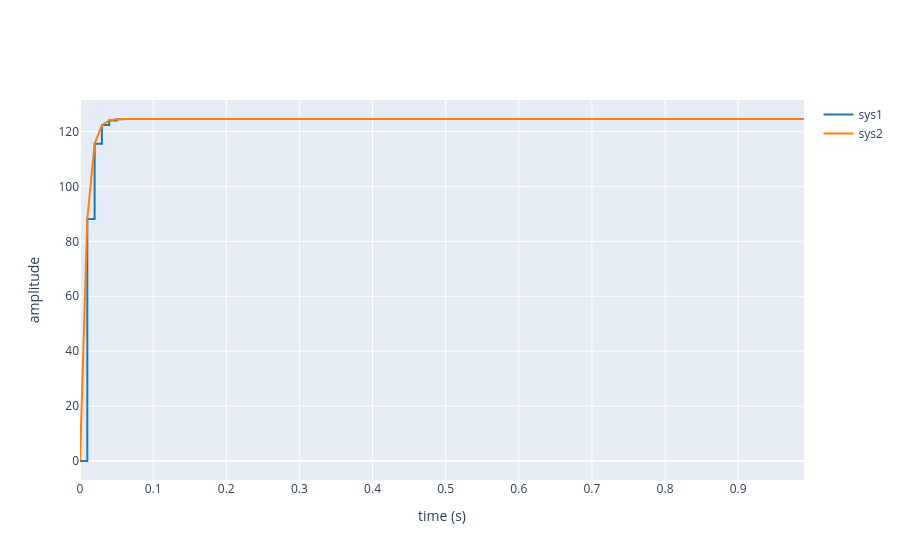

The notebook cell this image was saved under:
### Markdown cell above
### Discret

### Code cell
tm_z = np.arange(0, 1, 0.01)
Mt_z_rpm = c2d(Mt_s_rpm, 0.01, 'zoh')
print(Mt_z_rpm)
step([Mt_z_rpm,Mt_s_rpm], t=tm_z)
